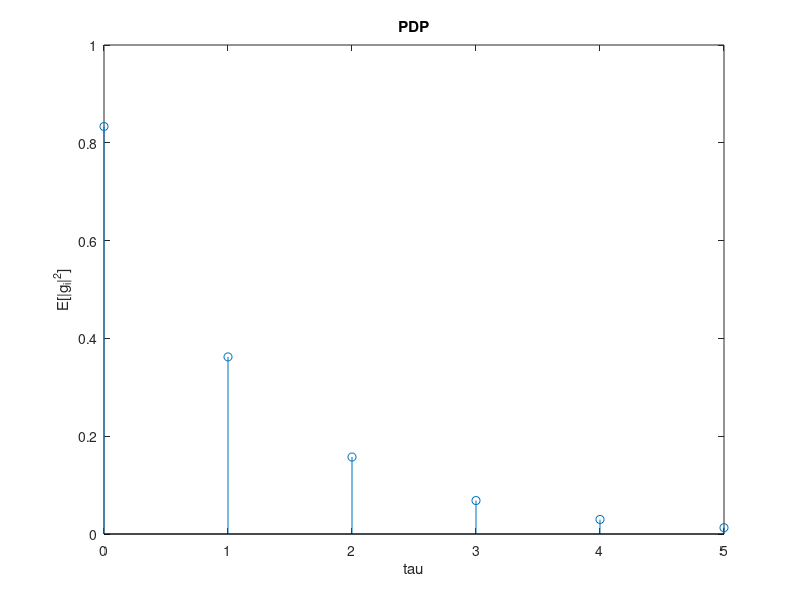
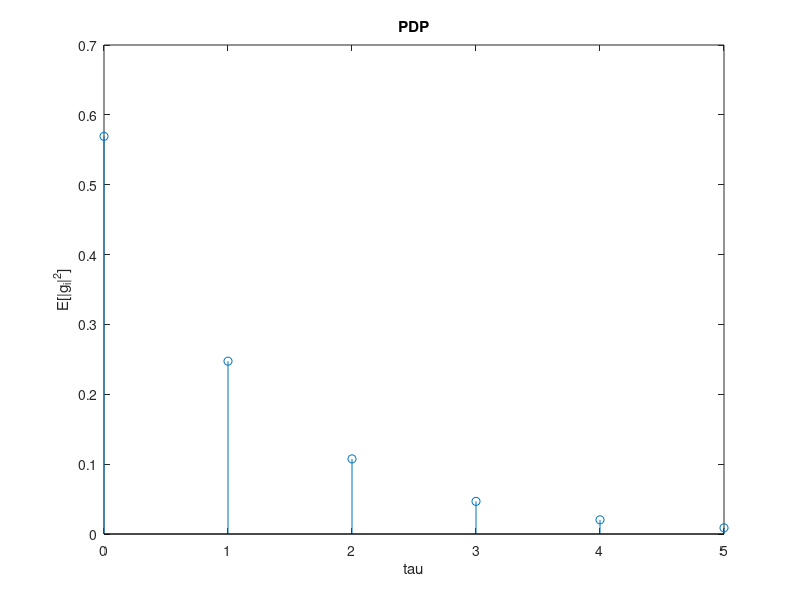

Recreate these plots in MATLAB, in order.
%% Clear, initialize useful quantities
clear all
close all
clc

Tc = 1; % This is the smallest time interval we want to simulate
T = 4*Tc;   % Time sampling interval of the input of the channel
K = 2; % 3 dB

%% Display the PDP for the channel

% The PDP is the sampling of a continuous time exponential PDP with 
% tau_rms / T = 0.3, so tau_rms / Tc = 1.2
% See 4.224 for reference
final_tau = 5; % To be determined
tau = 0:Tc:final_tau;
tau_rms = 0.3*T;  % Tc = 1, as it is the fundamental sampling time
pdp = 1/tau_rms * exp(-tau/tau_rms);

% Plot the PDP
figure, stem(tau,pdp), title('PDP'), xlabel('tau'), ylabel('E[|g_i|^2]'), hold on;

C = sqrt(K*sum(pdp)/(K + 1));    % This is the deterministic component inside of g_1
M_d = sum(pdp) - C^2;

%% TODO: Determine suitable length for h, N_h, define criterion

%% Normalize the PDP
% It must be sum(E[|g_i|^2] = 1
pdp = pdp/sum(pdp);

% Plot the normalised PDP
figure, stem(tau,pdp), title('PDP'), xlabel('tau'), ylabel('E[|g_i|^2]');
